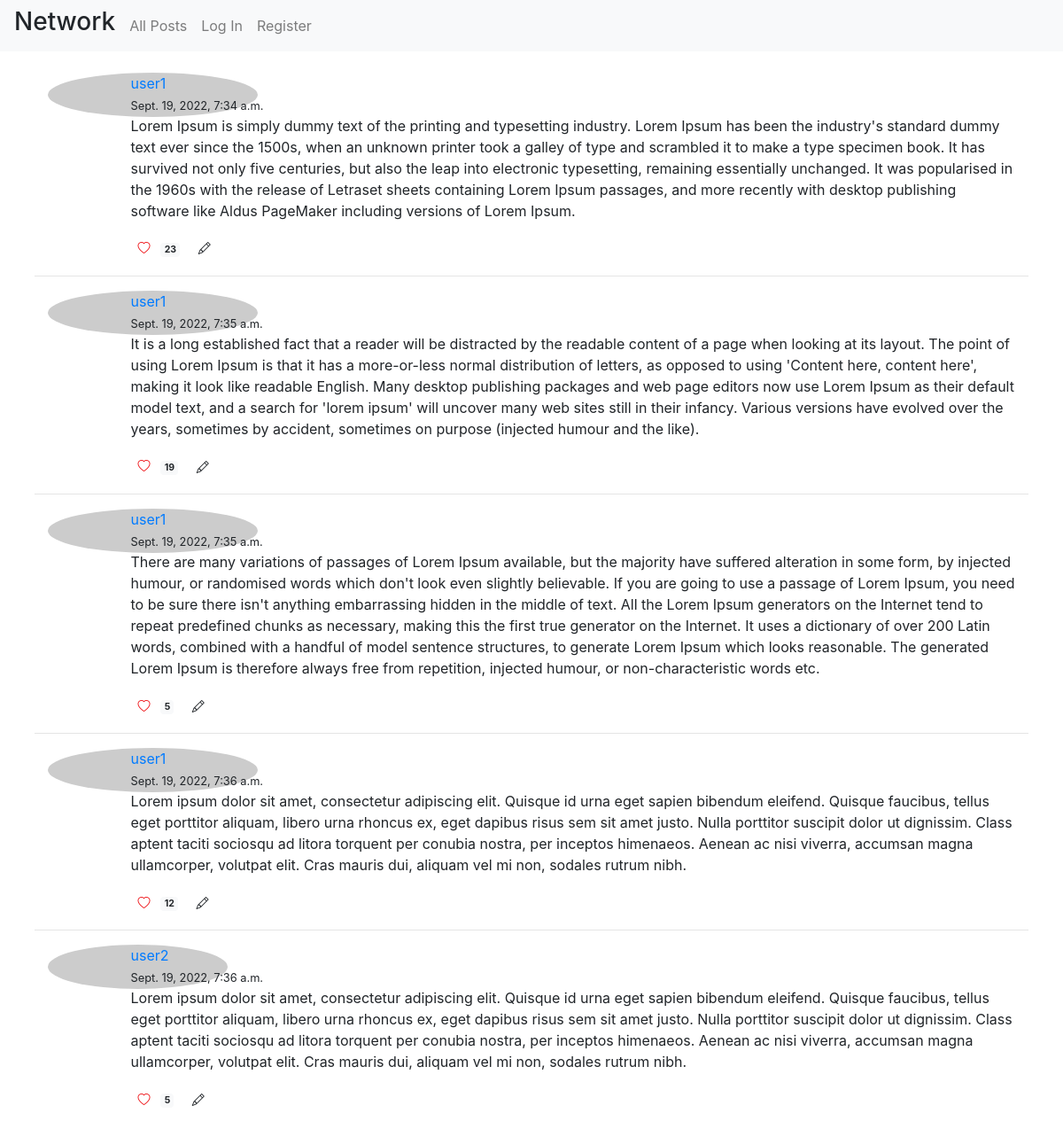
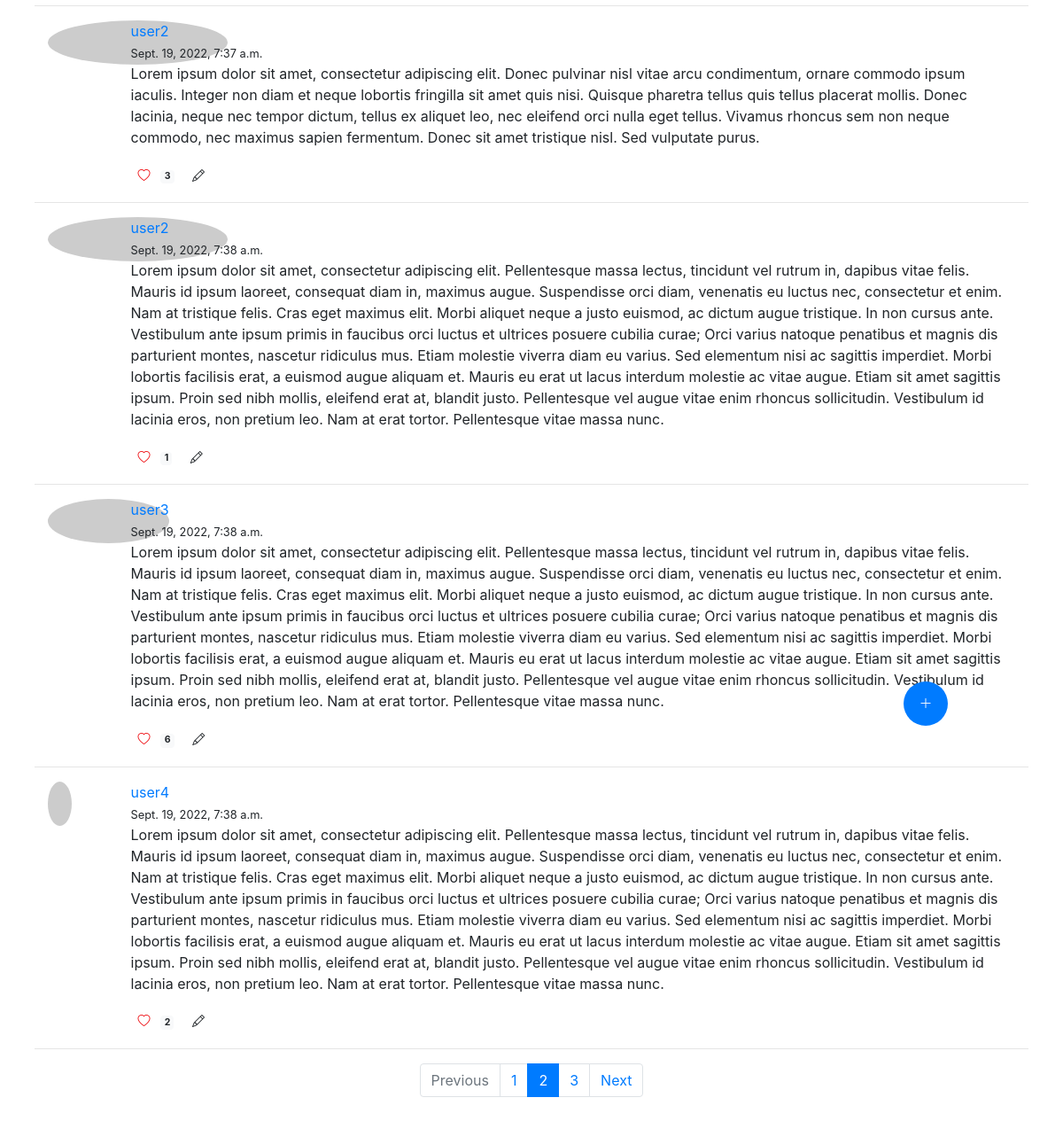
The page / on the database its author committed (2 pictures, top to bottom).
### network/models.py (models this page shows, shortened)
class Post(models.Model):
    poster = models.ForeignKey(
        'User',
        on_delete=models.PROTECT,
        related_name='posts'
    )
    content = models.TextField(max_length=1024)
    timestamp = models.DateTimeField(auto_now_add=True)

class User(AbstractUser):
    pic_src = models.CharField(
        max_length=255,
        blank=True
    )

### network/views.py (the view)
# urls.py: path("", views.index, name="index"),
@csrf_exempt
def index(request):
    if request.method == "POST":
        data = json.loads(request.body)
        post_id = data.get('post_id')
        if post_id:
            post_id = int(post_id)
            usr = User.objects.get(username=request.user)
            post = Post.objects.get(id=post_id)
            new_like = Like(post_id=post, liker_id=usr)
            new_like.save()
            like = Like.objects.filter(post_id=post).count()
            print(like)
            return JsonResponse({"like": like} , status=200)
        else:
            usr = User.objects.get(username=request.user)
            users = Link.objects.filter(user_id=usr).values('follows')
            entries = Post.objects.filter(poster__in=users)
            posts = { str(i): entry.serialize() for i, entry in enumerate(entries)}
            return JsonResponse(posts, status=200)
    else:
        posts = Post.objects.all()
        likes = [Like.objects.filter(post_id=post.id).count() for post in posts]
        return render(request, "network/index.html", {
            "posts": zip(posts, likes)
        }, status=200)

### network/templates/network/index.html (shortened to what this page needs)
{% extends "network/layout.html" %}
{% block body %}
    <div class="container-fluid p-4">
        <div class="container-fluid" id="page-container">
            {% for post, like in posts %}
                <div class="container-fluid" id="outer-container">
                    <div class="row">
                        <div class="col-md-1 col-sm-2">
                            <a href="/profile/{{post.poster.username}}">
                                <img src={{ post.poster.pic_src }} alt="profile image" class="rounded-circle">
                            </a>
                        </div>
                        <div class="col-md-11 col-sm-10">
                            <a href="/profile/{{post.poster.username}}">
                                <div id="{{post.poster.username}}">{{post.poster.username}}</div>
                            </a>
                            <span class="timestamp"><small>{{ post.timestamp }}</small></span>
                            <p class="content">{{ post.content }}</p>
                            <div id="post-footer">
                                <span>
                                    <button class="btn btn-outline btn-sm like" id="{{post.id}}" style="border-style: none;">
                                        <i class="bi bi-heart"></i>
                                        <span class="badge badge-light ml-2 likes-count">{{ like }}</span>
                                    </button>
                                    <button class="btn btn-outline btn-sm edit">
                                        <i class="bi bi-pencil"></i>
                                    </button>
                                </span>
                            </div>
                        </div>
                    </div>
                </div>
                <hr>
            {% endfor %}
        </div>
        <button id="new-post-btn" type="button" class="btn btn-primary visible" style="width: 50px;
        height: 50px;
        position: fixed;
        border-radius: 60px;
        font-size: 15px;
        text-align: center;
        top: 80%;
        left: 85%;
        margin-top: 0px;
        margin-left: 0px;"><i class="bi bi-plus-lg"></i></button>
        <footer>
            <nav aria-label="...">
                <ul class="pagination justify-content-center">
                <li class="page-item disabled">
                    <a class="page-link" href="#" tabindex="-1">Previous</a>
                </li>
                <li class="page-item"><a class="page-link" href="#">1</a></li>
                <li class="page-item active">
                    <a class="page-link" href="#">2 <span class="sr-only">(current)</span></a>
                </li>
                <li class="page-item"><a class="page-link" href="#">3</a></li>
                <li class="page-item">
                    <a class="page-link" href="#">Next</a>
                </li>
                </ul>
            </nav>
        </footer>
    </div>
{% endblock %}

### network/templates/network/layout.html (shortened to what this page needs)
{% load static %}
<!DOCTYPE html>
<html lang="en">
    <head>
        <link rel="stylesheet" href="https://stackpath.bootstrapcdn.com/bootstrap/4.4.1/css/bootstrap.min.css">
        <link href="{% static 'network/styles.css' %}" rel="stylesheet">
        <link rel="stylesheet" href="https://cdn.jsdelivr.net/npm/bootstrap-icons@1.9.1/font/bootstrap-icons.css">
    </head>
    <body>
        <nav class="navbar navbar-expand-sm navbar-light bg-light">
                <h3 class="nav-brand mr-2">Network</h3>
                <ul class="navbar-nav mr-auto">
                    <li class="nav-item">
                        <a class="nav-link" href="{% url 'index' %}">All Posts</a>
                    </li>
                    {% if user.is_authenticated %}
                        <li class="nav-item">
                            <a class="nav-link following">Following</a>
                        </li>
                        <li class="nav-item">
                            <a class="nav-link" href="{% url 'logout' %}">Log Out</a>
                        </li>
                    {% else %}
                        <li class="nav-item">
                            <a class="nav-link" href="{% url 'login' %}">Log In</a>
                        </li>
                        <li class="nav-item">
                            <a class="nav-link" href="{% url 'register' %}">Register</a>
                        </li>
                    {% endif %}
                </ul>
        </nav>
        <div class="body">
            {% block body %}
            {% endblock %}
        </div>
    </body>
</html>

### network/static/network/styles.css (style rules this page uses)
.visible { display: block; }
.btn { border-style: none; }
.bi-heart { color: #ee1014; }

### rows shown on the page
Post: poster.username "user1", timestamp "Sept. 19, 2022, 7:34 a.m.", content "Lorem Ipsum is simply dummy text of the printing and typesetting industry. Lorem Ipsum has been the industry's standard dummy text ever since the 1500s, when an unknown printer took a galley of type and scrambled it to make a type specimen book. It has survived not only five centuries, but also the leap into electronic typesetting, remaining essentially unchanged. It was popularised in the 1960s with the release of Letraset sheets containing Lorem Ipsum passages, and more recently with desktop publishing software like Aldus PageMaker including versions of Lorem Ipsum.", like "23"
Post: poster.username "user1", timestamp "Sept. 19, 2022, 7:35 a.m.", content "It is a long established fact that a reader will be distracted by the readable content of a page when looking at its layout. The point of using Lorem Ipsum is that it has a more-or-less normal distribution of letters, as opposed to using 'Content here, content here', making it look like readable English. Many desktop publishing packages and web page editors now use Lorem Ipsum as their default model text, and a search for 'lorem ipsum' will uncover many web sites still in their infancy. Various versions have evolved over the years, sometimes by accident, sometimes on purpose (injected humour and the like).", like "19"
Post: poster.username "user1", timestamp "Sept. 19, 2022, 7:35 a.m.", content "There are many variations of passages of Lorem Ipsum available, but the majority have suffered alteration in some form, by injected humour, or randomised words which don't look even slightly believable. If you are going to use a passage of Lorem Ipsum, you need to be sure there isn't anything embarrassing hidden in the middle of text. All the Lorem Ipsum generators on the Internet tend to repeat predefined chunks as necessary, making this the first true generator on the Internet. It uses a dictionary of over 200 Latin words, combined with a handful of model sentence structures, to generate Lorem Ipsum which looks reasonable. The generated Lorem Ipsum is therefore always free from…", like "5"
Post: poster.username "user1", timestamp "Sept. 19, 2022, 7:36 a.m.", content "Lorem ipsum dolor sit amet, consectetur adipiscing elit. Quisque id urna eget sapien bibendum eleifend. Quisque faucibus, tellus eget porttitor aliquam, libero urna rhoncus ex, eget dapibus risus sem sit amet justo. Nulla porttitor suscipit dolor ut dignissim. Class aptent taciti sociosqu ad litora torquent per conubia nostra, per inceptos himenaeos. Aenean ac nisi viverra, accumsan magna ullamcorper, volutpat elit. Cras mauris dui, aliquam vel mi non, sodales rutrum nibh.", like "12"
Post: poster.username "user2", timestamp "Sept. 19, 2022, 7:36 a.m.", content "Lorem ipsum dolor sit amet, consectetur adipiscing elit. Quisque id urna eget sapien bibendum eleifend. Quisque faucibus, tellus eget porttitor aliquam, libero urna rhoncus ex, eget dapibus risus sem sit amet justo. Nulla porttitor suscipit dolor ut dignissim. Class aptent taciti sociosqu ad litora torquent per conubia nostra, per inceptos himenaeos. Aenean ac nisi viverra, accumsan magna ullamcorper, volutpat elit. Cras mauris dui, aliquam vel mi non, sodales rutrum nibh.", id "5"
Post: poster.username "user2", timestamp "Sept. 19, 2022, 7:37 a.m.", content "Lorem ipsum dolor sit amet, consectetur adipiscing elit. Donec pulvinar nisl vitae arcu condimentum, ornare commodo ipsum iaculis. Integer non diam et neque lobortis fringilla sit amet quis nisi. Quisque pharetra tellus quis tellus placerat mollis. Donec lacinia, neque nec tempor dictum, tellus ex aliquet leo, nec eleifend orci nulla eget tellus. Vivamus rhoncus sem non neque commodo, nec maximus sapien fermentum. Donec sit amet tristique nisl. Sed vulputate purus.", poster "3"
Post: poster.username "user2", timestamp "Sept. 19, 2022, 7:38 a.m.", content "Lorem ipsum dolor sit amet, consectetur adipiscing elit. Pellentesque massa lectus, tincidunt vel rutrum in, dapibus vitae felis. Mauris id ipsum laoreet, consequat diam in, maximus augue. Suspendisse orci diam, venenatis eu luctus nec, consectetur et enim. Nam at tristique felis. Cras eget maximus elit. Morbi aliquet neque a justo euismod, ac dictum augue tristique. In non cursus ante. Vestibulum ante ipsum primis in faucibus orci luctus et ultrices posuere cubilia curae; Orci varius natoque penatibus et magnis dis parturient montes, nascetur ridiculus mus. Etiam molestie viverra diam eu varius. Sed elementum nisi ac sagittis imperdiet. Morbi lobortis facilisis erat, a euismod augue…", like "1"
Post: poster.username "user3", timestamp "Sept. 19, 2022, 7:38 a.m.", content "Lorem ipsum dolor sit amet, consectetur adipiscing elit. Pellentesque massa lectus, tincidunt vel rutrum in, dapibus vitae felis. Mauris id ipsum laoreet, consequat diam in, maximus augue. Suspendisse orci diam, venenatis eu luctus nec, consectetur et enim. Nam at tristique felis. Cras eget maximus elit. Morbi aliquet neque a justo euismod, ac dictum augue tristique. In non cursus ante. Vestibulum ante ipsum primis in faucibus orci luctus et ultrices posuere cubilia curae; Orci varius natoque penatibus et magnis dis parturient montes, nascetur ridiculus mus. Etiam molestie viverra diam eu varius. Sed elementum nisi ac sagittis imperdiet. Morbi lobortis facilisis erat, a euismod augue…", like "6"
Post: poster.username "user4", timestamp "Sept. 19, 2022, 7:38 a.m.", content "Lorem ipsum dolor sit amet, consectetur adipiscing elit. Pellentesque massa lectus, tincidunt vel rutrum in, dapibus vitae felis. Mauris id ipsum laoreet, consequat diam in, maximus augue. Suspendisse orci diam, venenatis eu luctus nec, consectetur et enim. Nam at tristique felis. Cras eget maximus elit. Morbi aliquet neque a justo euismod, ac dictum augue tristique. In non cursus ante. Vestibulum ante ipsum primis in faucibus orci luctus et ultrices posuere cubilia curae; Orci varius natoque penatibus et magnis dis parturient montes, nascetur ridiculus mus. Etiam molestie viverra diam eu varius. Sed elementum nisi ac sagittis imperdiet. Morbi lobortis facilisis erat, a euismod augue…", like "2"
